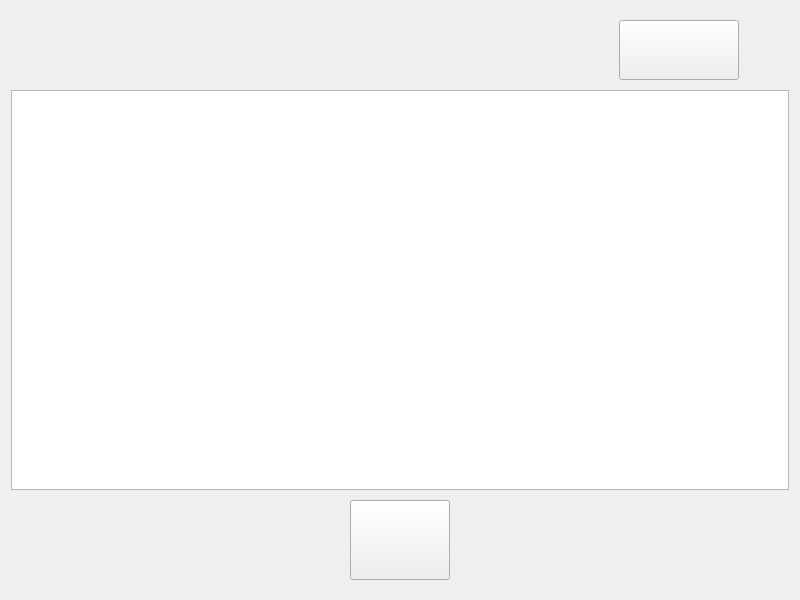
<?xml version="1.0" encoding="UTF-8"?>
<ui version="4.0">
 <class>checkCabinrtWidget</class>
 <widget class="QWidget" name="checkCabinrtWidget">
  <property name="geometry">
   <rect>
    <x>0</x>
    <y>0</y>
    <width>800</width>
    <height>600</height>
   </rect>
  </property>
  <property name="windowTitle">
   <string>Form</string>
  </property>
  <layout class="QVBoxLayout" name="verticalLayout">
   <property name="spacing">
    <number>10</number>
   </property>
   <property name="topMargin">
    <number>20</number>
   </property>
   <property name="bottomMargin">
    <number>20</number>
   </property>
   <item>
    <layout class="QHBoxLayout" name="horizontalLayout_2">
     <property name="rightMargin">
      <number>50</number>
     </property>
     <item>
      <spacer name="horizontalSpacer_3">
       <property name="orientation">
        <enum>Qt::Horizontal</enum>
       </property>
       <property name="sizeHint" stdset="0">
        <size>
         <width>40</width>
         <height>20</height>
        </size>
       </property>
      </spacer>
     </item>
     <item>
      <widget class="QPushButton" name="addBtn">
       <property name="minimumSize">
        <size>
         <width>120</width>
         <height>60</height>
        </size>
       </property>
       <property name="text">
        <string/>
       </property>
      </widget>
     </item>
    </layout>
   </item>
   <item>
    <widget class="QTableView" name="tableView"/>
   </item>
   <item>
    <layout class="QHBoxLayout" name="horizontalLayout">
     <item>
      <spacer name="horizontalSpacer">
       <property name="orientation">
        <enum>Qt::Horizontal</enum>
       </property>
       <property name="sizeHint" stdset="0">
        <size>
         <width>40</width>
         <height>20</height>
        </size>
       </property>
      </spacer>
     </item>
     <item>
      <widget class="QPushButton" name="pushButton">
       <property name="minimumSize">
        <size>
         <width>100</width>
         <height>80</height>
        </size>
       </property>
       <property name="text">
        <string/>
       </property>
      </widget>
     </item>
     <item>
      <spacer name="horizontalSpacer_2">
       <property name="orientation">
        <enum>Qt::Horizontal</enum>
       </property>
       <property name="sizeHint" stdset="0">
        <size>
         <width>40</width>
         <height>20</height>
        </size>
       </property>
      </spacer>
     </item>
    </layout>
   </item>
  </layout>
 </widget>
 <resources/>
 <connections/>
</ui>
